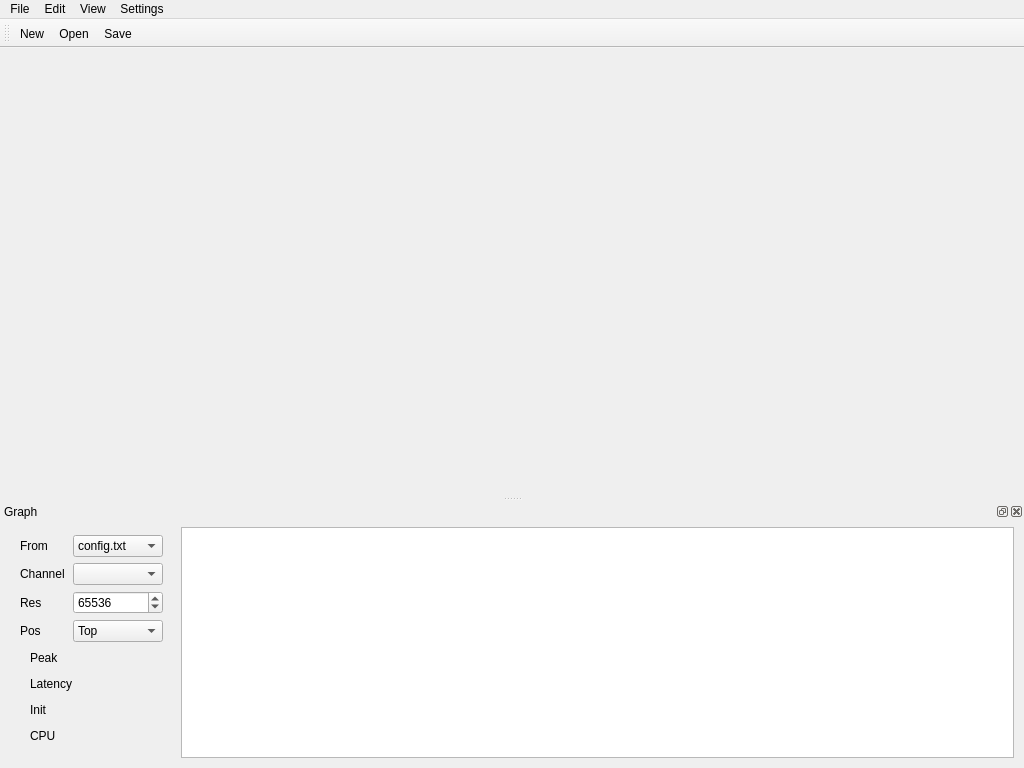
<?xml version="1.0" encoding="UTF-8"?>
<ui version="4.0">
 <class>MainWindow</class>
 <widget class="QMainWindow" name="MainWindow">
  <property name="geometry">
   <rect>
    <x>0</x>
    <y>0</y>
    <width>1024</width>
    <height>768</height>
   </rect>
  </property>
  <property name="windowTitle">
   <string notr="true"/>
  </property>
  <widget class="QWidget" name="centralWidget">
   <layout class="QGridLayout" name="gridLayout">
    <property name="leftMargin">
     <number>0</number>
    </property>
    <property name="topMargin">
     <number>0</number>
    </property>
    <property name="rightMargin">
     <number>0</number>
    </property>
    <property name="bottomMargin">
     <number>0</number>
    </property>
    <item row="0" column="0">
     <widget class="MiddleClickTabWidget" name="tabWidget">
      <property name="documentMode">
       <bool>true</bool>
      </property>
      <property name="tabsClosable">
       <bool>true</bool>
      </property>
      <property name="movable">
       <bool>true</bool>
      </property>
     </widget>
    </item>
   </layout>
  </widget>
  <widget class="QMenuBar" name="menuBar">
   <property name="geometry">
    <rect>
     <x>0</x>
     <y>0</y>
     <width>1024</width>
     <height>25</height>
    </rect>
   </property>
   <widget class="QMenu" name="menuFile">
    <property name="title">
     <string>File</string>
    </property>
    <addaction name="actionNew"/>
    <addaction name="actionOpen"/>
    <addaction name="actionSave"/>
    <addaction name="actionSaveAs"/>
    <addaction name="separator"/>
    <addaction name="separator"/>
    <addaction name="actionExit"/>
   </widget>
   <widget class="QMenu" name="menuEdit">
    <property name="title">
     <string>Edit</string>
    </property>
    <addaction name="actionUndo"/>
    <addaction name="actionRedo"/>
    <addaction name="separator"/>
    <addaction name="actionCut"/>
    <addaction name="actionCopy"/>
    <addaction name="actionPaste"/>
    <addaction name="actionDelete"/>
    <addaction name="separator"/>
    <addaction name="actionSelectAll"/>
   </widget>
   <widget class="QMenu" name="menuView">
    <property name="title">
     <string>View</string>
    </property>
    <addaction name="actionToolbar"/>
    <addaction name="actionAnalysisPanel"/>
   </widget>
   <widget class="QMenu" name="menuSettings">
    <property name="title">
     <string>Settings</string>
    </property>
    <widget class="QMenu" name="menuLanguage">
     <property name="title">
      <string>Language</string>
     </property>
     <addaction name="separator"/>
    </widget>
    <addaction name="menuLanguage"/>
    <addaction name="separator"/>
    <addaction name="actionResetAllGlobalPreferences"/>
    <addaction name="actionResetAllFileSpecificPreferences"/>
   </widget>
   <addaction name="menuFile"/>
   <addaction name="menuEdit"/>
   <addaction name="menuView"/>
   <addaction name="menuSettings"/>
  </widget>
  <widget class="QToolBar" name="mainToolBar">
   <property name="windowTitle">
    <string>Toolbar</string>
   </property>
   <attribute name="toolBarArea">
    <enum>TopToolBarArea</enum>
   </attribute>
   <attribute name="toolBarBreak">
    <bool>false</bool>
   </attribute>
   <addaction name="actionNew"/>
   <addaction name="actionOpen"/>
   <addaction name="actionSave"/>
  </widget>
  <widget class="QDockWidget" name="analysisDockWidget">
   <property name="windowTitle">
    <string>Graph</string>
   </property>
   <attribute name="dockWidgetArea">
    <number>8</number>
   </attribute>
   <widget class="QWidget" name="dockWidgetContents">
    <layout class="QHBoxLayout" name="analysisDockLayout">
     <property name="leftMargin">
      <number>10</number>
     </property>
     <property name="topMargin">
      <number>6</number>
     </property>
     <property name="rightMargin">
      <number>10</number>
     </property>
     <property name="bottomMargin">
      <number>10</number>
     </property>
     <property name="spacing">
      <number>8</number>
     </property>
     <item>
      <widget class="QFrame" name="analysisControlBar">
       <property name="sizePolicy">
        <sizepolicy hsizetype="Maximum" vsizetype="Preferred">
         <horstretch>0</horstretch>
         <verstretch>0</verstretch>
        </sizepolicy>
       </property>
       <property name="maximumSize">
        <size>
         <width>250</width>
         <height>16777215</height>
        </size>
       </property>
       <property name="frameShape">
        <enum>QFrame::Shape::NoFrame</enum>
       </property>
       <layout class="QGridLayout" name="analysisControlLayout">
        <property name="leftMargin">
         <number>10</number>
        </property>
        <property name="topMargin">
         <number>8</number>
        </property>
        <property name="rightMargin">
         <number>10</number>
        </property>
        <property name="bottomMargin">
         <number>8</number>
        </property>
        <property name="horizontalSpacing">
         <number>8</number>
        </property>
        <property name="verticalSpacing">
         <number>6</number>
        </property>
        <item row="0" column="0">
         <widget class="QLabel" name="startFromLabel">
          <property name="text">
           <string>From</string>
          </property>
         </widget>
        </item>
        <item row="0" column="1">
         <widget class="QComboBox" name="startFromComboBox">
          <item>
           <property name="text">
            <string notr="true">config.txt</string>
           </property>
          </item>
          <item>
           <property name="text">
            <string>Current file</string>
           </property>
          </item>
         </widget>
        </item>
        <item row="1" column="0">
         <widget class="QLabel" name="analysisChannelLabel">
          <property name="text">
           <string>Channel</string>
          </property>
         </widget>
        </item>
        <item row="1" column="1">
         <widget class="QComboBox" name="analysisChannelComboBox"/>
        </item>
        <item row="2" column="0">
         <widget class="QLabel" name="resolutionLabel">
          <property name="text">
           <string>Res</string>
          </property>
         </widget>
        </item>
        <item row="2" column="1">
         <widget class="ExponentialSpinBox" name="resolutionSpinBox">
          <property name="correctionMode">
           <enum>QAbstractSpinBox::CorrectionMode::CorrectToNearestValue</enum>
          </property>
          <property name="keyboardTracking">
           <bool>false</bool>
          </property>
          <property name="minimum">
           <number>128</number>
          </property>
          <property name="maximum">
           <number>8388608</number>
          </property>
          <property name="value">
           <number>65536</number>
          </property>
         </widget>
        </item>
        <item row="3" column="0">
         <widget class="QLabel" name="graphPositionLabel">
          <property name="text">
           <string>Pos</string>
          </property>
         </widget>
        </item>
        <item row="3" column="1">
         <widget class="QComboBox" name="graphPositionComboBox">
          <item>
           <property name="text">
            <string>Top</string>
           </property>
          </item>
          <item>
           <property name="text">
            <string>Bottom</string>
           </property>
          </item>
          <item>
           <property name="text">
            <string>Right</string>
           </property>
          </item>
         </widget>
        </item>
        <item row="4" column="0" colspan="2">
         <widget class="QFrame" name="peakChip">
          <property name="frameShape">
           <enum>QFrame::Shape::NoFrame</enum>
          </property>
          <layout class="QHBoxLayout" name="peakChipLayout">
           <property name="leftMargin">
            <number>10</number>
           </property>
           <property name="topMargin">
            <number>3</number>
           </property>
           <property name="rightMargin">
            <number>10</number>
           </property>
           <property name="bottomMargin">
            <number>3</number>
           </property>
           <property name="spacing">
            <number>6</number>
           </property>
           <item>
            <widget class="QLabel" name="peakGainLabel">
             <property name="text">
              <string>Peak</string>
             </property>
            </widget>
           </item>
           <item>
            <widget class="QLabel" name="peakGainValueLabel">
             <property name="text">
              <string notr="true"/>
             </property>
            </widget>
           </item>
          </layout>
         </widget>
        </item>
        <item row="5" column="0" colspan="2">
         <widget class="QFrame" name="latencyChip">
          <property name="frameShape">
           <enum>QFrame::Shape::NoFrame</enum>
          </property>
          <layout class="QHBoxLayout" name="latencyChipLayout">
           <property name="leftMargin">
            <number>10</number>
           </property>
           <property name="topMargin">
            <number>3</number>
           </property>
           <property name="rightMargin">
            <number>10</number>
           </property>
           <property name="bottomMargin">
            <number>3</number>
           </property>
           <property name="spacing">
            <number>6</number>
           </property>
           <item>
            <widget class="QLabel" name="latencyLabel">
             <property name="text">
              <string>Latency</string>
             </property>
            </widget>
           </item>
           <item>
            <widget class="QLabel" name="latencyValueLabel">
             <property name="text">
              <string notr="true"/>
             </property>
            </widget>
           </item>
          </layout>
         </widget>
        </item>
        <item row="6" column="0" colspan="2">
         <widget class="QFrame" name="initChip">
          <property name="frameShape">
           <enum>QFrame::Shape::NoFrame</enum>
          </property>
          <layout class="QHBoxLayout" name="initChipLayout">
           <property name="leftMargin">
            <number>10</number>
           </property>
           <property name="topMargin">
            <number>3</number>
           </property>
           <property name="rightMargin">
            <number>10</number>
           </property>
           <property name="bottomMargin">
            <number>3</number>
           </property>
           <property name="spacing">
            <number>6</number>
           </property>
           <item>
            <widget class="QLabel" name="initTimeLabel">
             <property name="text">
              <string>Init</string>
             </property>
            </widget>
           </item>
           <item>
            <widget class="QLabel" name="initTimeValueLabel">
             <property name="text">
              <string notr="true"/>
             </property>
            </widget>
           </item>
          </layout>
         </widget>
        </item>
        <item row="7" column="0" colspan="2">
         <widget class="QFrame" name="cpuChip">
          <property name="frameShape">
           <enum>QFrame::Shape::NoFrame</enum>
          </property>
          <layout class="QHBoxLayout" name="cpuChipLayout">
           <property name="leftMargin">
            <number>10</number>
           </property>
           <property name="topMargin">
            <number>3</number>
           </property>
           <property name="rightMargin">
            <number>10</number>
           </property>
           <property name="bottomMargin">
            <number>3</number>
           </property>
           <property name="spacing">
            <number>6</number>
           </property>
           <item>
            <widget class="QLabel" name="cpuUsageLabel">
             <property name="text">
              <string>CPU</string>
             </property>
            </widget>
           </item>
           <item>
            <widget class="QLabel" name="cpuUsageValueLabel">
             <property name="text">
              <string notr="true"/>
             </property>
            </widget>
           </item>
          </layout>
         </widget>
        </item>
        <item row="8" column="0" colspan="2">
         <spacer name="analysisControlSpacer">
          <property name="orientation">
           <enum>Qt::Orientation::Vertical</enum>
          </property>
          <property name="sizeHint" stdset="0">
           <size>
            <width>1</width>
            <height>4</height>
           </size>
          </property>
         </spacer>
        </item>
       </layout>
      </widget>
     </item>
     <item>
      <widget class="AnalysisPlotView" name="graphicsView">
       <property name="mouseTracking">
        <bool>true</bool>
       </property>
       <property name="renderHints">
        <set>QPainter::RenderHint::Antialiasing|QPainter::RenderHint::TextAntialiasing</set>
       </property>
       <property name="visible">
        <bool>false</bool>
       </property>
      </widget>
     </item>
    </layout>
   </widget>
  </widget>
  <action name="actionNew">
   <property name="icon">
    <iconset resource="Editor.qrc">
     <normaloff>:/icons/document-new.ico</normaloff>:/icons/document-new.ico</iconset>
   </property>
   <property name="text">
    <string>New</string>
   </property>
   <property name="shortcut">
    <string notr="true">Ctrl+N</string>
   </property>
  </action>
  <action name="actionOpen">
   <property name="icon">
    <iconset resource="Editor.qrc">
     <normaloff>:/icons/document-open.ico</normaloff>:/icons/document-open.ico</iconset>
   </property>
   <property name="text">
    <string>Open</string>
   </property>
   <property name="toolTip">
    <string>Open</string>
   </property>
   <property name="shortcut">
    <string notr="true">Ctrl+O</string>
   </property>
  </action>
  <action name="actionSave">
   <property name="icon">
    <iconset resource="Editor.qrc">
     <normaloff>:/icons/document-save.ico</normaloff>:/icons/document-save.ico</iconset>
   </property>
   <property name="text">
    <string>Save</string>
   </property>
   <property name="toolTip">
    <string>Save</string>
   </property>
   <property name="shortcut">
    <string notr="true">Ctrl+S</string>
   </property>
  </action>
  <action name="actionSaveAs">
   <property name="icon">
    <iconset resource="Editor.qrc">
     <normaloff>:/icons/document-save-as.ico</normaloff>:/icons/document-save-as.ico</iconset>
   </property>
   <property name="text">
    <string>Save as...</string>
   </property>
   <property name="toolTip">
    <string>Save as...</string>
   </property>
   <property name="shortcut">
    <string notr="true"/>
   </property>
  </action>
  <action name="actionExit">
   <property name="text">
    <string>Exit</string>
   </property>
   <property name="shortcut">
    <string notr="true">Alt+F4</string>
   </property>
  </action>
  <action name="actionUndo">
   <property name="text">
    <string>Undo</string>
   </property>
   <property name="shortcut">
    <string notr="true">Ctrl+Z</string>
   </property>
  </action>
  <action name="actionRedo">
   <property name="text">
    <string>Redo</string>
   </property>
   <property name="shortcut">
    <string notr="true">Ctrl+Y</string>
   </property>
  </action>
  <action name="actionCut">
   <property name="icon">
    <iconset resource="Editor.qrc">
     <normaloff>:/icons/edit-cut.ico</normaloff>:/icons/edit-cut.ico</iconset>
   </property>
   <property name="text">
    <string>Cut</string>
   </property>
   <property name="shortcut">
    <string notr="true">Ctrl+X</string>
   </property>
  </action>
  <action name="actionCopy">
   <property name="icon">
    <iconset resource="Editor.qrc">
     <normaloff>:/icons/edit-copy.ico</normaloff>:/icons/edit-copy.ico</iconset>
   </property>
   <property name="text">
    <string>Copy</string>
   </property>
   <property name="shortcut">
    <string notr="true">Ctrl+C</string>
   </property>
  </action>
  <action name="actionPaste">
   <property name="icon">
    <iconset resource="Editor.qrc">
     <normaloff>:/icons/edit-paste.ico</normaloff>:/icons/edit-paste.ico</iconset>
   </property>
   <property name="text">
    <string>Paste</string>
   </property>
   <property name="shortcut">
    <string notr="true">Ctrl+V</string>
   </property>
  </action>
  <action name="actionDelete">
   <property name="icon">
    <iconset resource="Editor.qrc">
     <normaloff>:/icons/edit-delete.ico</normaloff>:/icons/edit-delete.ico</iconset>
   </property>
   <property name="text">
    <string>Delete</string>
   </property>
   <property name="shortcut">
    <string notr="true"/>
   </property>
  </action>
  <action name="actionToolbar">
   <property name="checkable">
    <bool>true</bool>
   </property>
   <property name="text">
    <string>Toolbar</string>
   </property>
  </action>
  <action name="actionAnalysisPanel">
   <property name="checkable">
    <bool>true</bool>
   </property>
   <property name="text">
    <string>Analysis panel</string>
   </property>
  </action>
  <action name="actionResetAllGlobalPreferences">
   <property name="text">
    <string>Reset all global preferences</string>
   </property>
  </action>
  <action name="actionResetAllFileSpecificPreferences">
   <property name="text">
    <string>Reset all file-specific preferences</string>
   </property>
  </action>
  <action name="actionSelectAll">
   <property name="icon">
    <iconset resource="Editor.qrc">
     <normaloff>:/icons/edit-select-all.ico</normaloff>:/icons/edit-select-all.ico</iconset>
   </property>
   <property name="text">
    <string>Select all</string>
   </property>
   <property name="shortcut">
    <string notr="true">Ctrl+A</string>
   </property>
  </action>
 </widget>
 <layoutdefault spacing="6" margin="11"/>
 <customwidgets>
  <customwidget>
   <class>AnalysisPlotView</class>
   <extends>QGraphicsView</extends>
   <header>Editor/AnalysisPlotView.h</header>
  </customwidget>
  <customwidget>
   <class>ExponentialSpinBox</class>
   <extends>QSpinBox</extends>
   <header>Editor/widgets/ExponentialSpinBox.h</header>
  </customwidget>
  <customwidget>
   <class>MiddleClickTabWidget</class>
   <extends>QTabWidget</extends>
   <header>Editor/widgets/MiddleClickTabWidget.h</header>
   <container>1</container>
  </customwidget>
 </customwidgets>
 <resources>
  <include location="Editor.qrc"/>
 </resources>
 <connections>
  <connection>
   <sender>actionExit</sender>
   <signal>triggered()</signal>
   <receiver>MainWindow</receiver>
   <slot>close()</slot>
   <hints>
    <hint type="sourcelabel">
     <x>-1</x>
     <y>-1</y>
    </hint>
    <hint type="destinationlabel">
     <x>511</x>
     <y>383</y>
    </hint>
   </hints>
  </connection>
 </connections>
</ui>
